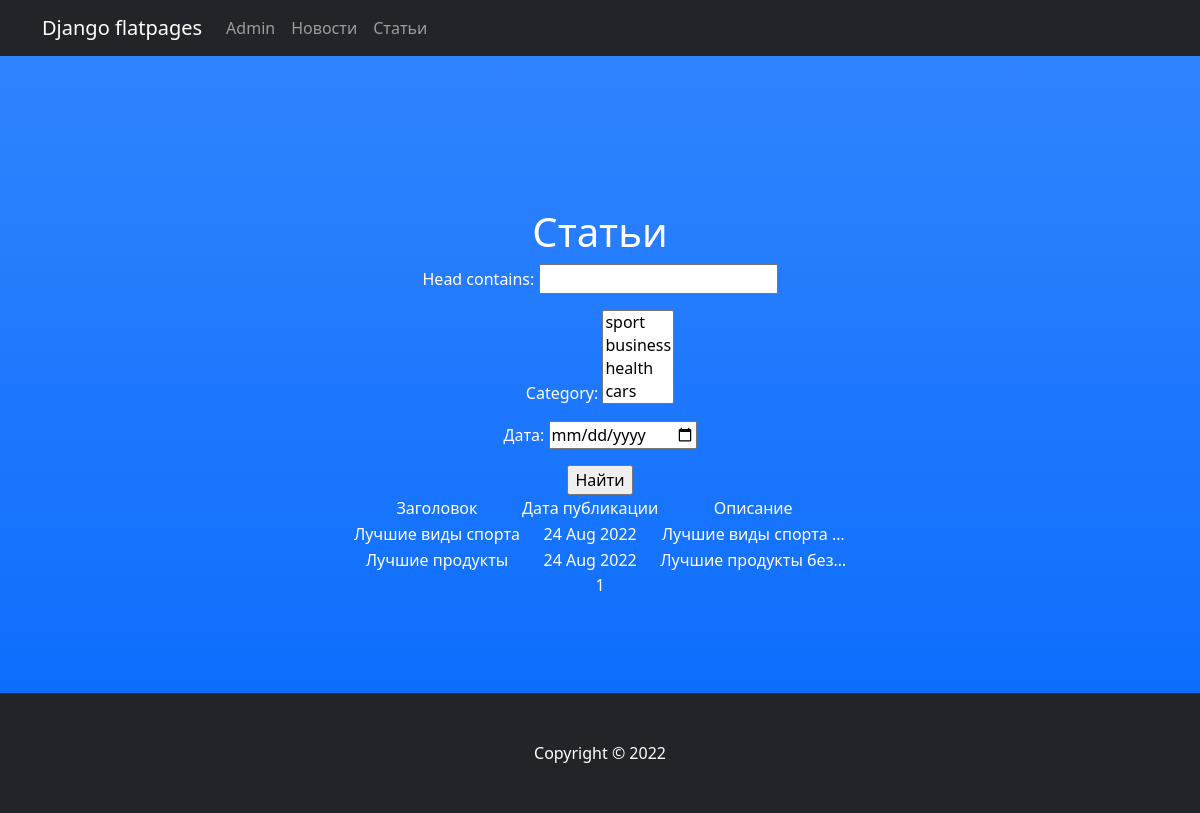
Screenshot of /articles/search/ with the database file from the repository.
### newsapp/models.py (models this page shows, shortened)
class Post(models.Model):
    head = models.CharField(max_length=255, unique=True)
    text = models.TextField()
    rate = models.IntegerField(default=0)
    type = models.BooleanField(default=False)  # False - новость, True - статья
    time = models.DateTimeField(auto_now_add=True)
    author = models.ForeignKey(Author, on_delete=models.CASCADE)
    category = models.ManyToManyField(Category, through='PostCategory')

### newsapp/views.py (the view)
class ArticlesSearch(ListView):
    queryset = Post.objects.filter(type=1)
    ordering = '-time'
    template_name = 'articlessearch.html'
    context_object_name = 'search'
    paginate_by = 10
    def get_queryset(self):
        queryset = super().get_queryset()
        self.filterset = PostFilter(self.request.GET, queryset)
        return self.filterset.qs
    def get_context_data(self, **kwargs):
        context = super().get_context_data(**kwargs)
        context['filterset'] = self.filterset
        return context

### newsapp/models.py (called while the page is built)
    def __str__(self):
        return f'{self.name}'

### newsapp/templatetags/custom_filters.py (called while the page is built)
@register.filter()
def censor(value):
    bad = [
        'жопа', 'Жопа',
        'херня', 'Херня',
        'чмо', 'Чмо'
    ]
    for i in bad:
        if i in value:
            value = value.replace(i[1:], '*' * (len(i) - 1))
    return f'{value}'

### templates/articlessearch.html (shortened to what this page needs)
{% extends 'flatpages/default.html' %}
{% load custom_filters %}
{% load custom_tags %}
{% block content %}
<h1>Статьи</h1>
<form action="" method="get">
    {{ filterset.form.as_p }}
    <input type="submit" value="Найти"/>
</form>
{% if search %}
<table align="center">
    <tr>
        <td>
            Заголовок
        </td>
        <td>
            Дата публикации
        </td>
        <td>
            Описание
        </td>
    </tr>
    {% for i in search %}
    <tr>
        <td>{{ i.head|censor }}</td>
        <td>{{ i.time|date:'d M Y' }}</td>
        <td>{{ i.text|truncatechars:20|censor }}</td>
    </tr>
    {% endfor %}
</table>
{% else %}
<h2>Статей нет!</h2>
{% endif %}
   {{ page_obj.number }}
{% endblock content %}

### templates/flatpages/default.html (shortened to what this page needs)
<!DOCTYPE html>
<html lang="en">
    <head>
        {% load static %}
        <link href="{% static 'css/styles.css' %}" rel="stylesheet" />
    </head>
    <body id="page-top">
        <nav class="navbar navbar-expand-lg navbar-dark bg-dark static-top">
            <div class="container">
                <a class="navbar-brand" href="#">Django flatpages</a>
            <div class="collapse navbar-collapse" id="navbarResponsive">
                <ul class="navbar-nav ml-auto">
                    <li class="nav-item">
                        <a class="nav-link" href="/admin/">Admin</a>
                    </li>
                    <li class="nav-item">
                        <a class="nav-link" href="/news/">Новости</a>
                    </li>
                    <li class="nav-item">
                        <a class="nav-link" href="/articles/">Статьи</a>
                    </li>
                </ul>
            </div>
        </div>
    </nav>
        <header class="bg-primary bg-gradient text-white">
            <div class="container">
                <div class="row">
                    <div class="col-lg-12 text-center">
                        {% block content %}{% endblock content %}
                    </div>
                </div>
            </div>
        </header>
        <footer class="py-5 bg-dark">
            <div class="container px-4"><p class="m-0 text-center text-white">Copyright &copy; 2022</p></div>
        </footer>
    </body>
</html>

### rows the page displays
Post: head|censor "Лучшие виды спорта", time "24 Aug 2022", text|censor "Лучшие виды спорта …"
Post: head|censor "Лучшие продукты", time "24 Aug 2022", text|censor "Лучшие продукты без…"

### other values shown
{{ page_obj.number }} "1"
